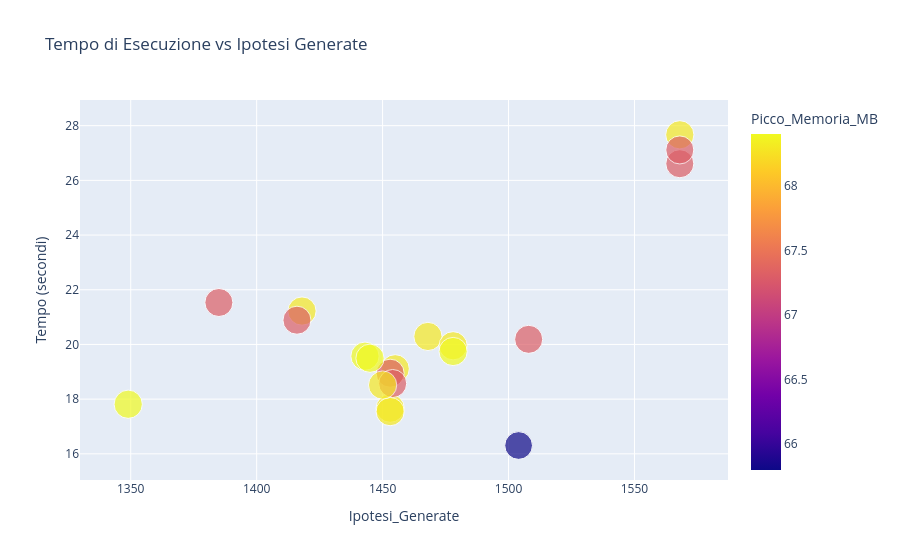

Notebook code for this chart:
### Code cell
fig = px.scatter(df,
                 x='Ipotesi_Generate',
                 y='Tempo_Esecuzione_s',
                 title='Tempo di Esecuzione vs Ipotesi Generate',
                 labels={'Tempo_Esecuzione_s': 'Tempo (secondi)'},
                 hover_name='Permutazione', # Il nome del Permutazione appare in grassetto nel tooltip
                 color='Picco_Memoria_MB', # Colora i punti in base al Permutazione (utile con più Permutazione)
                 size='Picco_Memoria_MB' # La dimensione del punto indica la memoria usata
                )
fig.show()

### Figure 1 — Plotly figure (JSON) as saved in the notebook; plotly's stock layout.template omitted (floating-point values rounded to 4 significant figures)
{"data": [{"hovertemplate": "<b>%{hovertext}</b><br><br>Ipotesi_Generate=%{x}<br>Tempo (secondi)=%{y}<br>Picco_Memoria_MB=%{marker.color}<extra></extra>", "hovertext": ["perm_00", "perm_01", "perm_02", "perm_03", "perm_04", "perm_05", "perm_06", "perm_07", "perm_08", "perm_09", "perm_10", "perm_11", "perm_12", "perm_13", "perm_14", "perm_15", "perm_16", "perm_17", "perm_18", "perm_19"], "legendgroup": "", "marker": {"color": [68.3, 67.3, 65.8, 68.3, 67.3, 68.4, 68.3, 67.3, 68.3, 68.4, 68.3, 68.3, 68.4, 68.3, 67.3, 67.3, 67.3, 68.4, 68.3, 67.3], "coloraxis": "coloraxis", "size": [68.3, 67.3, 65.8, 68.3, 67.3, 68.4, 68.3, 67.3, 68.3, 68.4, 68.3, 68.3, 68.4, 68.3, 67.3, 67.3, 67.3, 68.4, 68.3, 67.3], "sizemode": "area", "sizeref": 0.171, "symbol": "circle"}, "mode": "markers", "name": "", "orientation": "v", "showlegend": false, "type": "scatter", "x": [1568, 1568, 1504, 1453, 1568, 1349, 1468, 1385, 1455, 1443, 1418, 1478, 1478, 1453, 1453, 1416, 1454, 1445, 1450, 1508], "xaxis": "x", "y": [27.67, 26.61, 16.3, 17.67, 27.11, 17.81, 20.29, 21.53, 19.11, 19.57, 21.22, 19.95, 19.74, 17.54, 18.95, 20.89, 18.57, 19.5, 18.52, 20.19], "yaxis": "y"}], "layout": {"coloraxis": {"colorbar": {"title": {"text": "Picco_Memoria_MB"}}, "colorscale": [[0, "#0d0887"], [0.1111, "#46039f"], [0.2222, "#7201a8"], [0.3333, "#9c179e"], [0.4444, "#bd3786"], [0.5556, "#d8576b"], [0.6667, "#ed7953"], [0.7778, "#fb9f3a"], [0.8889, "#fdca26"], [1, "#f0f921"]]}, "legend": {"itemsizing": "constant", "tracegroupgap": 0}, "title": {"text": "Tempo di Esecuzione vs Ipotesi Generate"}, "xaxis": {"anchor": "y", "domain": [0, 1], "title": {"text": "Ipotesi_Generate"}}, "yaxis": {"anchor": "x", "domain": [0, 1], "title": {"text": "Tempo (secondi)"}}}}
